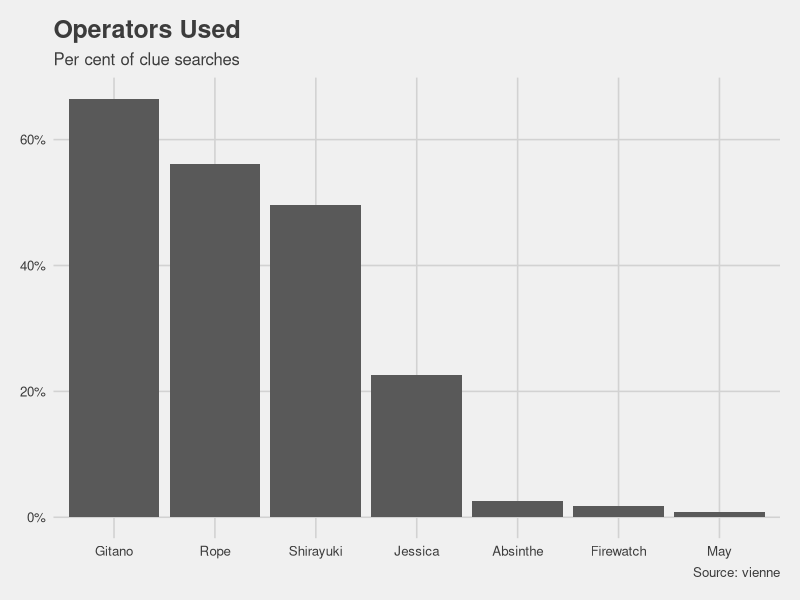
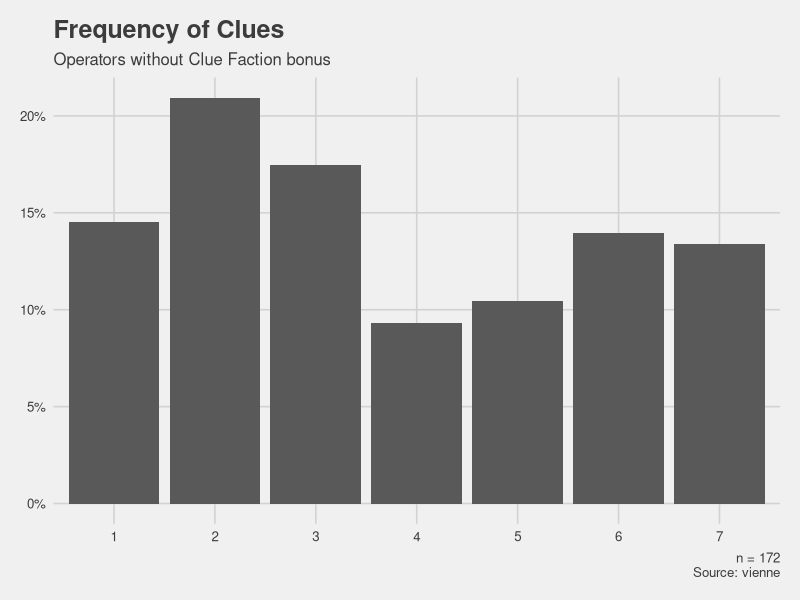
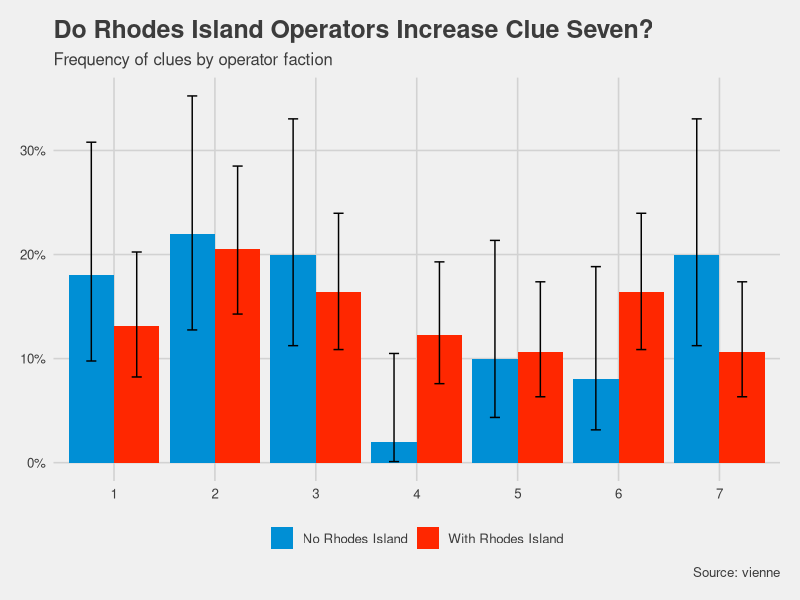
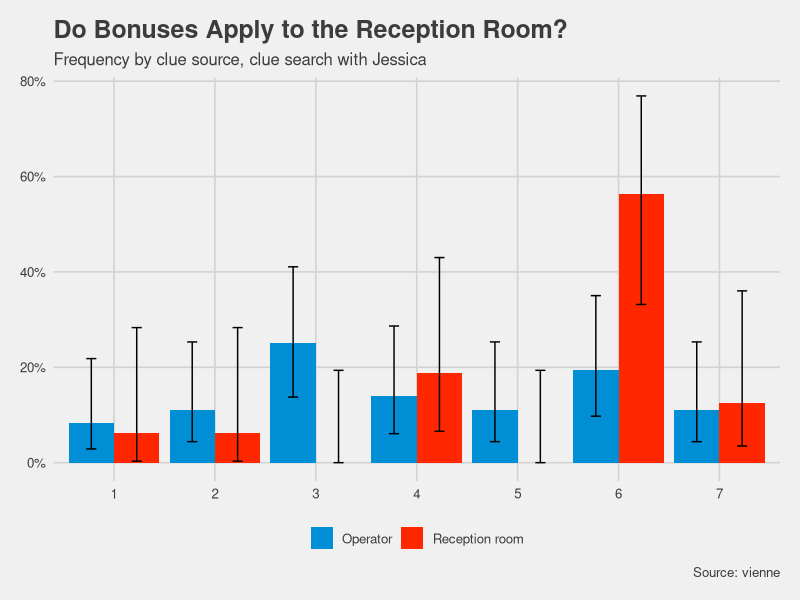
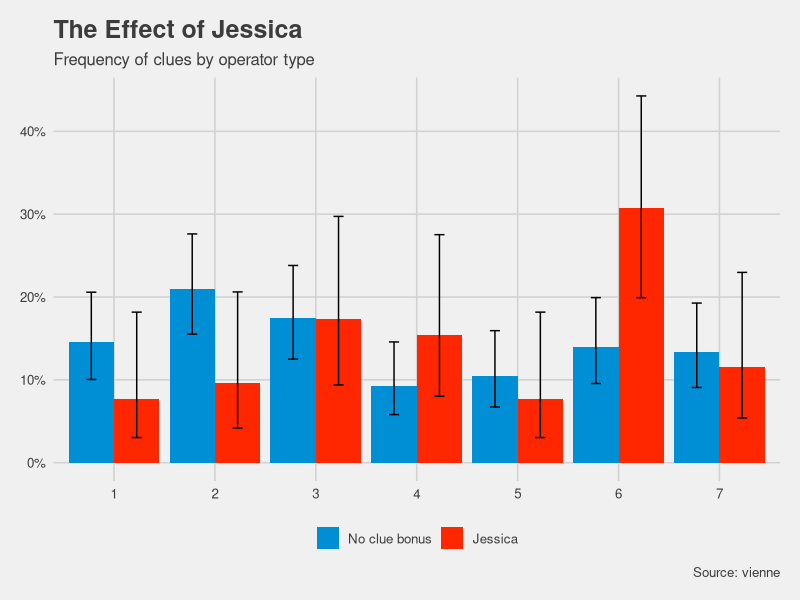
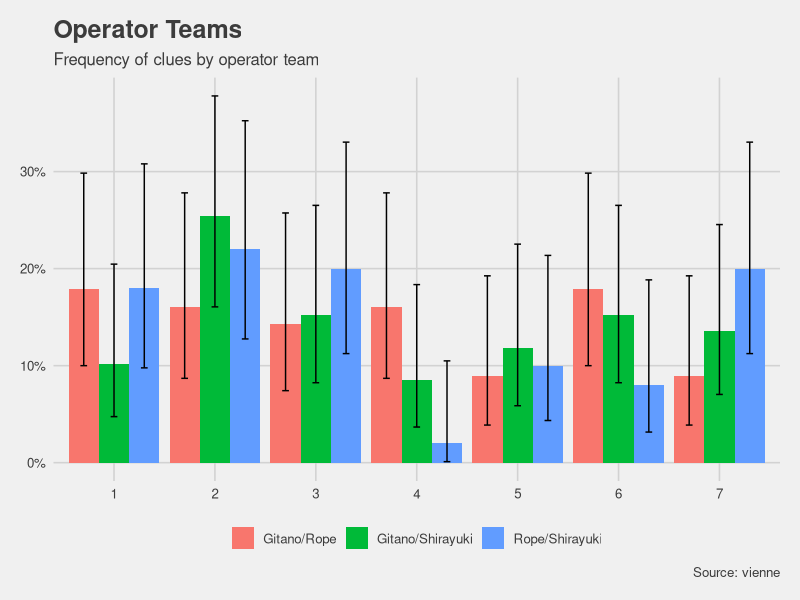
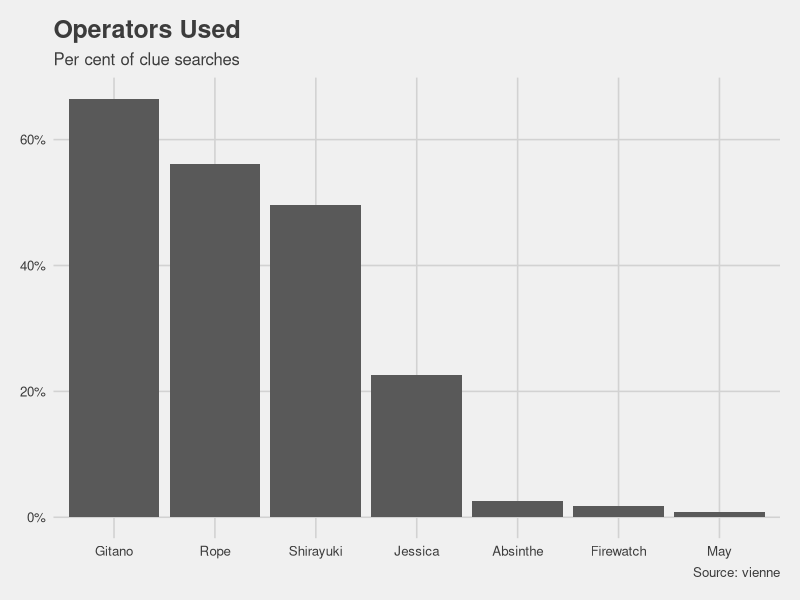
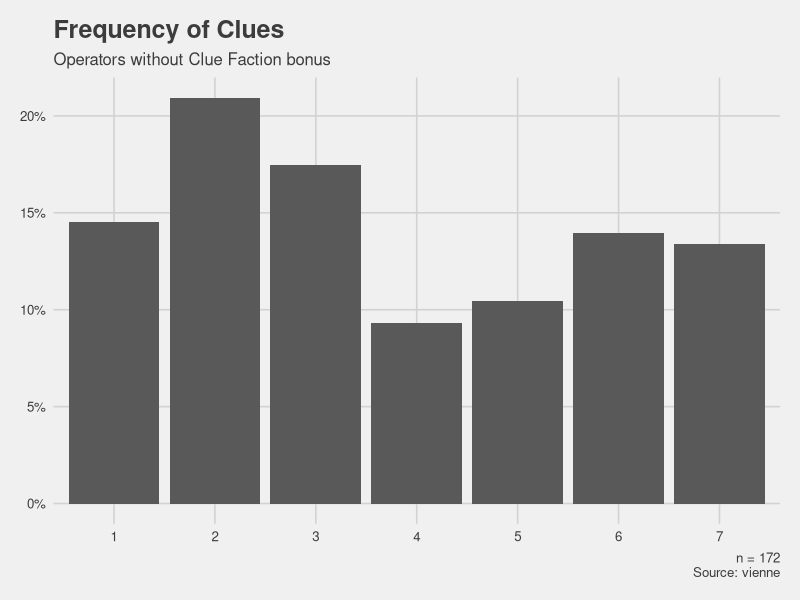

Write the R code that produced these figures, in order.
## ---- chunk 1
knitr::opts_chunk$set(echo = TRUE)
## ---- chunk 2
library(tidyverse)
library(readxl)
library(ggplot2)
library(ggthemes)
library(pwr)
library(Hmisc)
## ---- chunk 3
chisq_clues <- function(df, name){
  name <- enquo(name)
  
  res <- df %>%
    pivot_wider(id_cols = clue,
                names_from = !! name,
                values_from = n) %>%
    column_to_rownames(var = "clue") %>%
    chisq.test()
  
  res
}
## ---- chunk 4
clue_search <- read_csv("Data/clue_search_data.csv") %>%
  filter(complete.cases(.))

operators <- read_csv("Data/operators.csv")

dates <- clue_search %>%
  distinct(date)

operators_by_date <- dates %>%
  full_join(operators, by = c("date" = "from")) %>%
  complete(date, operator) %>%
  group_by(operator) %>%
  fill(rank, level, faction, bonus, .direction = "down") %>%
  filter(!is.na(operator))
  

clue_search <- clue_search %>%
  left_join(operators_by_date, by = c("date", "operator_1" = "operator")) %>%
  left_join(operators_by_date, by = c("date", "operator_2" = "operator"), suffix = c("_1", "_2")) %>%
  mutate(clue = as.character(clue))

rm(dates, operators_by_date)
## ---- chunk 5
clue_search <- clue_search %>%
  mutate(rhodes_island = if_else(faction_1 == "rhodes_island" | faction_2 == "rhodes_island",
                                 T,
                                 F),
         jessica = if_else(operator_1 == "Jessica" | operator_2 == "Jessica",
                           T,
                           F),
         reception_room = as.logical(reception_room)) %>%
  rowwise() %>%
  mutate(team = paste(sort(c(operator_1, operator_2)), collapse = "/")) %>%
  ungroup()
## ---- chunk 6
clue_search %>%
  group_by(team) %>%
  summarise(n = n()) %>%
  ungroup() %>%
  mutate(share_pc = n / sum(n) * 100,
         share_pc = round(share_pc)) %>%
  arrange(-n)
## ---- chunk 7
clue_search %>%
  select(reception_room, rhodes_island, jessica) %>%
  pivot_longer(c(reception_room, rhodes_island, jessica),
               names_to = "variable") %>%
  group_by(variable, value) %>%
  summarise(n = n()) %>%
  pivot_wider(id_cols = variable,
              names_from = value,
              values_from = n) %>%
  mutate(Total = `FALSE` + `TRUE`)
## ---- chunk 8
data_operators <- clue_search %>%
  select(operator_1, operator_2) %>%
  pivot_longer(cols = c(operator_1, operator_2),
               values_to = "operator") %>%
  group_by(operator) %>%
  summarise(n = n()) %>%
  mutate(prop = n / sum(n) * 2) %>%
  arrange(-prop) %>%
  mutate(operator = factor(operator, .$operator))

p_01_operators <- data_operators %>%
  ggplot(aes(x = operator, y = prop)) +
  geom_col() +
  labs(y = "", title = "Operators Used",
       subtitle = "Per cent of clue searches",
       caption = "Source: vienne") +
  scale_y_continuous(labels = scales::percent) +
  theme_fivethirtyeight()

p_01_operators
## ---- chunk 9
data_clue_search <- clue_search %>%
  filter(bonus_1 == 0, bonus_2 == 0) %>%
  group_by(clue) %>%
  summarise(n = n()) %>% 
  mutate(prop = n / sum(n),
         y_lower = binconf(n, sum(n))[,2],
         y_upper = binconf(n, sum(n))[,3])


caption <- paste0("n = ",
                  sum(data_clue_search$n),
                  "\nSource: vienne")

p_02_clue_share <- data_clue_search %>%
  ggplot(aes(x = clue, y = prop)) +
  geom_col() +
  labs(y = "", title = "Frequency of Clues",
       subtitle = "Operators without Clue Faction bonus",
       caption = caption) +
  scale_y_continuous(labels = scales::percent) +
  theme_fivethirtyeight()
  
  
p_02_clue_share
## ---- chunk 10
data_rhodes_island <- clue_search %>%
  filter(bonus_1 == 0, bonus_2 == 0) %>%
  group_by(rhodes_island, clue) %>%
  summarise(n = n()) %>%
  ungroup() %>%
  complete(rhodes_island, clue, fill = list(`n` = 0)) %>%
  group_by(rhodes_island) %>%
  mutate(prop = n / sum(n),
         y_lower = binconf(n, sum(n))[,2],
         y_upper = binconf(n, sum(n))[,3]) 



caption <- paste0("Source: vienne")

p_03_rhodes_island <- data_rhodes_island %>%
  mutate(rhodes_island = if_else(rhodes_island,
                                 "With Rhodes Island",
                                 "No Rhodes Island") %>%
           factor(levels = c("No Rhodes Island",
                             "With Rhodes Island"))) %>%
  ggplot(aes(x = clue, y = prop, fill = rhodes_island)) +
  geom_col(position = position_dodge()) +
  labs(y = "", title = "Do Rhodes Island Operators Increase Clue Seven?",
       subtitle = "Frequency of clues by operator faction",
       caption = caption) +
  scale_y_continuous(labels = scales::percent) +
  geom_errorbar(aes(ymin=y_lower, ymax=y_upper), width=.2,
                 position=position_dodge(.9)) +
  theme_fivethirtyeight() +
  ggthemes::scale_fill_fivethirtyeight() +
  theme(legend.title = element_blank())
  
p_03_rhodes_island

chisq_clues(data_rhodes_island, rhodes_island)

res <- clue_search %>%
  filter(bonus_1 == 0, bonus_2 == 0) %>%
  mutate(operators = paste(operator_1, operator_2, sep = "_")) %>%
  group_by(operators, clue) %>%
  summarise(n = n()) %>%
  ungroup() %>% 
  complete(operators, clue, fill = list(`n` = 0)) %>%
  chisq_clues(operators)

res
## ---- chunk 11
data_reception <- clue_search %>%
  filter(bonus_1 == 3 | bonus_2 == 3) %>%
  group_by(reception_room, clue) %>%
  summarise(n = n()) %>%
  ungroup() %>%
  complete(reception_room, clue, fill = list(`n` = 0)) %>%
  group_by(reception_room) %>%
  mutate(prop = n / sum(n),
         y_lower = binconf(n, sum(n))[,2],
         y_upper = binconf(n, sum(n))[,3]) %>%
  ungroup()

caption <- paste0("Source: vienne")

p_04_reception <- data_reception %>%
  mutate(reception_room = if_else(reception_room,
                                  "Reception room",
                                  "Operator") %>%
           factor(levels = c("Operator", "Reception room"))) %>%
  ggplot(aes(x = clue, y = prop, fill = reception_room)) +
  geom_col(position = position_dodge()) +
  labs(y = "", title = "Do Bonuses Apply to the Reception Room?",
       subtitle = "Frequency by clue source, clue search with Jessica",
       caption = caption) +
  scale_y_continuous(labels = scales::percent) +
  geom_errorbar(aes(ymin=y_lower, ymax=y_upper), width=.2,
                 position=position_dodge(.9)) +
  theme_fivethirtyeight() +
  scale_fill_fivethirtyeight() +
  theme(legend.title = element_blank())

p_04_reception

chisq_clues(data_reception, reception_room)

# n
data_reception %>%
  group_by(reception_room) %>%
  summarise(n = sum(n))
## ---- chunk 12
data_jessica <- clue_search %>%
  filter(bonus_1 %in% c(0, 3), bonus_2 %in% c(0, 3)) %>%
  group_by(jessica, clue) %>%
  summarise(n = n()) %>%
  ungroup() %>%
  complete(jessica, clue, fill = list(`n` = 0)) %>%
  group_by(jessica) %>%
  mutate(prop = n / sum(n),
         y_lower = binconf(n, sum(n))[,2],
         y_upper = binconf(n, sum(n))[,3]) 


caption <- paste0("Source: vienne")

p_05_jessica <- data_jessica %>%
  mutate(jessica = if_else(jessica,
                           "Jessica",
                           "No clue bonus") %>%
           factor(levels = c("No clue bonus",
                             "Jessica"))) %>%
  ggplot(aes(x = clue, y = prop, fill = jessica)) +
  geom_col(position = position_dodge()) +
  labs(y = "", title = "The Effect of Jessica",
       subtitle = "Frequency of clues by operator type",
       caption = caption) +
  scale_y_continuous(labels = scales::percent) +
  geom_errorbar(aes(ymin=y_lower, ymax=y_upper), width=.2,
                 position=position_dodge(.9)) +
  theme_fivethirtyeight() +
  ggthemes::scale_fill_fivethirtyeight() +
  theme(legend.title = element_blank())
  
p_05_jessica

chisq_clues(data_jessica, jessica)
## ---- chunk 13
clues <- data_clue_search$n
res <- chisq.test(clues)
res

# statistical power
pwr.chisq.test(w = 0.5, df = (7-1), sig.level = 0.05, power = 0.8)
pwr.chisq.test(w = 0.2, df = (7-1), sig.level = 0.05, power = 0.8)

pwr.2p.test(h = ES.h(1/7, .4), power = .8)
## ---- chunk 14
data_team <- clue_search %>% 
  group_by(team, clue) %>%
  summarise(n = n()) %>%
  filter(team %in% c("Gitano/Rope",
                     "Gitano/Shirayuki",
                     "Rope/Shirayuki")) %>%
  mutate(prop = n / sum(n),
         y_lower = binconf(n, sum(n))[,2],
         y_upper = binconf(n, sum(n))[,3]) 


p_06_team <- data_team %>%
  ggplot(aes(x = clue, y = prop, fill = team)) +
  geom_col(position = position_dodge()) +
  labs(y = "", title = "Operator Teams",
       subtitle = "Frequency of clues by operator team",
       caption = caption) +
  scale_y_continuous(labels = scales::percent) +
  geom_errorbar(aes(ymin=y_lower, ymax=y_upper), width=.2,
                 position=position_dodge(.9)) +
  theme_fivethirtyeight() +
  theme(legend.title = element_blank())

res <- chisq_clues(data_team, team)

p_06_team
res
## ---- chunk 15
dir.create("Graphs")

mylist <- mget(ls(pattern = "p_"))

walk2(paste0("Graphs/", names(mylist), ".png"),
      mylist,
      ggsave,
      units = "in",
      width = 7.3,
      height = 432/700 * 7.3,
      dpi = 300)
